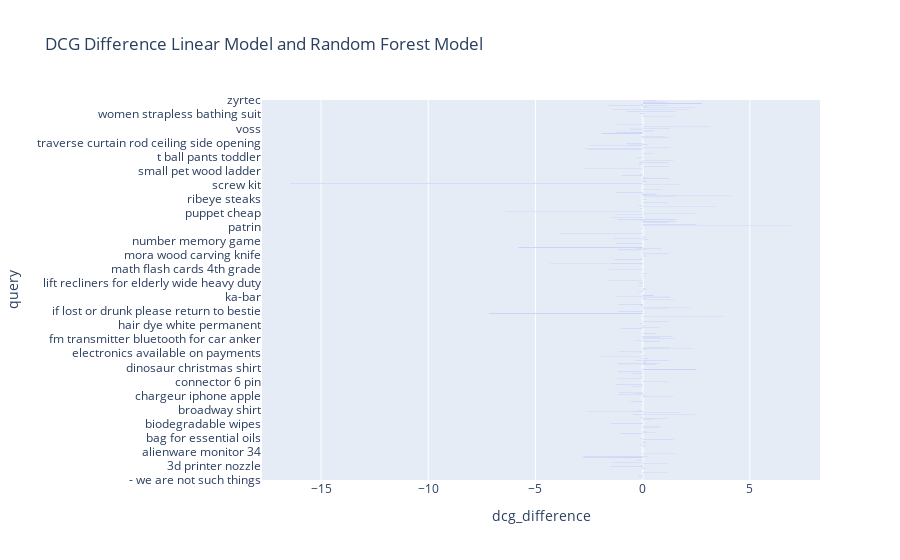

Write notebook code for a chart like this one.
### Code cell
px.bar(df_metrics_merged, x="dcg_difference", y="query", orientation='h',
             hover_data=df_metrics_merged.columns,
             height=1000,
             title='DCG Difference Linear Model and Random Forest Model')

### Figure 1 — Plotly figure (JSON) as saved in the notebook; plotly's stock layout.template omitted (floating-point values rounded to 4 significant figures; data arrays with more than 128 entries replaced by an {"elided": "..."} marker saying what was removed)
{"data": [{"alignmentgroup": "True", "customdata": {"elided": "1000x12 float values"}, "hovertemplate": "dcg_difference=%{x}<br>query=%{y}<br>linear_model dcg=%{customdata[0]}<br>linear_model ndcg=%{customdata[1]}<br>linear_model prec@10=%{customdata[2]}<br>linear_model ratio_of_ratings=%{customdata[3]}<br>random_forest dcg=%{customdata[4]}<br>random_forest ndcg=%{customdata[5]}<br>random_forest prec@10=%{customdata[6]}<br>random_forest ratio_of_ratings=%{customdata[7]}<br>dcg=%{customdata[8]}<br>ndcg=%{customdata[9]}<br>prec@10=%{customdata[10]}<br>ratio_of_ratings=%{customdata[11]}<extra></extra>", "legendgroup": "", "marker": {"color": "#636efa", "pattern": {"shape": ""}}, "name": "", "offsetgroup": "", "orientation": "h", "showlegend": false, "textposition": "auto", "type": "bar", "x": {"elided": "1000 float values"}, "xaxis": "x", "y": {"elided": "1000 str values"}, "yaxis": "y"}], "layout": {"autosize": true, "barmode": "relative", "legend": {"tracegroupgap": 0}, "title": {"text": "DCG Difference Linear Model and Random Forest Model"}, "xaxis": {"anchor": "y", "autorange": true, "domain": [0, 1], "range": [-17.75, 8.271], "title": {"text": "dcg_difference"}, "type": "linear"}, "yaxis": {"anchor": "x", "autorange": true, "domain": [0, 1], "range": [-0.5, 999.5], "title": {"text": "query"}, "type": "category"}}}
